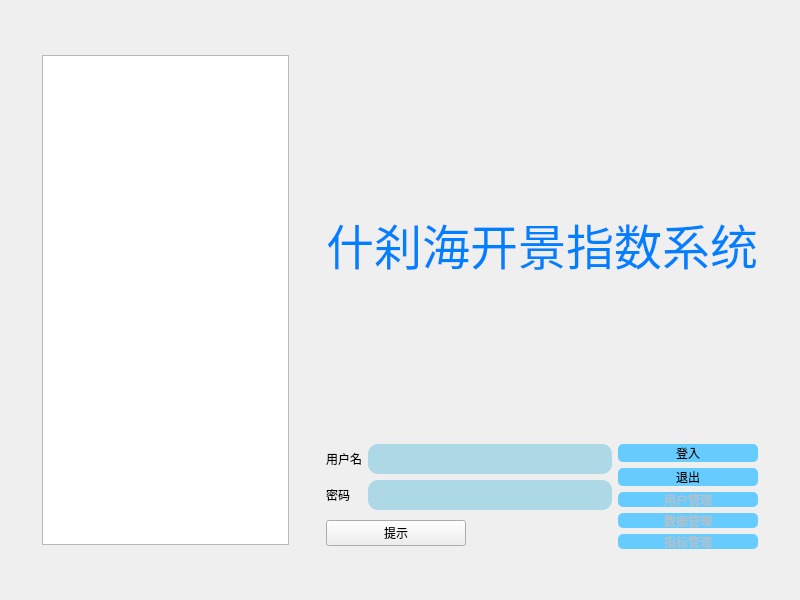
<?xml version="1.0" encoding="UTF-8"?>
<ui version="4.0">
 <class>login_Dialog</class>
 <widget class="QDialog" name="login_Dialog">
  <property name="geometry">
   <rect>
    <x>0</x>
    <y>0</y>
    <width>800</width>
    <height>600</height>
   </rect>
  </property>
  <property name="windowTitle">
   <string>登入窗口</string>
  </property>
  <property name="styleSheet">
   <string notr="true"/>
  </property>
  <property name="inputMethodHints">
   <set>Qt::ImhExclusiveInputMask</set>
  </property>
  <layout class="QGridLayout" name="gridLayout_3">
   <item row="1" column="1" rowspan="3">
    <widget class="QGraphicsView" name="xckj_graphicsView">
     <property name="maximumSize">
      <size>
       <width>16777215</width>
       <height>490</height>
      </size>
     </property>
     <property name="styleSheet">
      <string notr="true">background-image: url(:/qrc/image/qrc/image/face.png);</string>
     </property>
    </widget>
   </item>
   <item row="2" column="5" rowspan="2">
    <layout class="QGridLayout" name="gridLayout_2">
     <item row="2" column="0">
      <widget class="QPushButton" name="user_pushButton">
       <property name="enabled">
        <bool>false</bool>
       </property>
       <property name="minimumSize">
        <size>
         <width>0</width>
         <height>15</height>
        </size>
       </property>
       <property name="maximumSize">
        <size>
         <width>158</width>
         <height>16</height>
        </size>
       </property>
       <property name="styleSheet">
        <string notr="true">background-color: rgb(102, 204, 255);
subcontrol-position: center;
subcontrol-origin: padding;
border-radius: 5px;</string>
       </property>
       <property name="text">
        <string>用户管理</string>
       </property>
       <property name="icon">
        <iconset resource="kj.qrc">
         <normaloff>:/qrc/image/qrc/image/modify_icon.png</normaloff>:/qrc/image/qrc/image/modify_icon.png</iconset>
       </property>
      </widget>
     </item>
     <item row="0" column="0">
      <widget class="QPushButton" name="login_pushButton">
       <property name="enabled">
        <bool>true</bool>
       </property>
       <property name="styleSheet">
        <string notr="true">background-color: rgb(102, 204, 255);
subcontrol-position: center;
subcontrol-origin: padding;
border-radius: 5px;</string>
       </property>
       <property name="text">
        <string>登入</string>
       </property>
       <property name="icon">
        <iconset resource="kj.qrc">
         <normaloff>:/qrc/image/qrc/image/gotocell.png</normaloff>:/qrc/image/qrc/image/gotocell.png</iconset>
       </property>
      </widget>
     </item>
     <item row="3" column="0">
      <widget class="QPushButton" name="dataTrans_pushButton">
       <property name="enabled">
        <bool>false</bool>
       </property>
       <property name="minimumSize">
        <size>
         <width>0</width>
         <height>15</height>
        </size>
       </property>
       <property name="maximumSize">
        <size>
         <width>158</width>
         <height>16</height>
        </size>
       </property>
       <property name="styleSheet">
        <string notr="true">background-color: rgb(102, 204, 255);
subcontrol-position: center;
subcontrol-origin: padding;
border-radius: 5px;</string>
       </property>
       <property name="text">
        <string>数据管理</string>
       </property>
       <property name="icon">
        <iconset resource="kj.qrc">
         <normaloff>:/qrc/image/qrc/image/data_icon.png</normaloff>:/qrc/image/qrc/image/data_icon.png</iconset>
       </property>
      </widget>
     </item>
     <item row="5" column="0">
      <widget class="QPushButton" name="index_pushButton">
       <property name="enabled">
        <bool>false</bool>
       </property>
       <property name="minimumSize">
        <size>
         <width>0</width>
         <height>15</height>
        </size>
       </property>
       <property name="maximumSize">
        <size>
         <width>158</width>
         <height>16</height>
        </size>
       </property>
       <property name="styleSheet">
        <string notr="true">background-color: rgb(102, 204, 255);
subcontrol-position: center;
subcontrol-origin: padding;
border-radius: 5px;</string>
       </property>
       <property name="text">
        <string>指标管理</string>
       </property>
       <property name="icon">
        <iconset resource="kj.qrc">
         <normaloff>:/qrc/image/qrc/image/icon.png</normaloff>:/qrc/image/qrc/image/icon.png</iconset>
       </property>
      </widget>
     </item>
     <item row="1" column="0">
      <widget class="QPushButton" name="logout_pushButton">
       <property name="styleSheet">
        <string notr="true">background-color: rgb(102, 204, 255);
subcontrol-position: center;
subcontrol-origin: padding;
border-radius: 5px;</string>
       </property>
       <property name="text">
        <string>退出</string>
       </property>
       <property name="icon">
        <iconset resource="kj.qrc">
         <normaloff>:/qrc/image/qrc/image/exit_icon.png</normaloff>:/qrc/image/qrc/image/exit_icon.png</iconset>
       </property>
       <property name="autoRepeat">
        <bool>false</bool>
       </property>
      </widget>
     </item>
    </layout>
   </item>
   <item row="2" column="3" colspan="2">
    <layout class="QGridLayout" name="gridLayout">
     <item row="2" column="0">
      <widget class="QLabel" name="label">
       <property name="text">
        <string>&lt;html&gt;&lt;head/&gt;&lt;body&gt;&lt;p&gt;密码&lt;/p&gt;&lt;/body&gt;&lt;/html&gt;</string>
       </property>
      </widget>
     </item>
     <item row="0" column="1">
      <widget class="QLineEdit" name="name_lineEdit">
       <property name="styleSheet">
        <string notr="true">     border-width: 2px;
     border-radius: 10px;
     border-color: beige;
     font: bold 14px;
     min-width: 10em;
     padding: 6px;

background: lightblue</string>
       </property>
       <property name="inputMask">
        <string/>
       </property>
       <property name="text">
        <string/>
       </property>
      </widget>
     </item>
     <item row="2" column="1">
      <widget class="QLineEdit" name="password_lineEdit">
       <property name="styleSheet">
        <string notr="true">     border-width: 2px;
     border-radius: 10px;
     border-color: beige;
     font: bold 14px;
     min-width: 10em;
     padding: 6px;
background: lightblue</string>
       </property>
       <property name="inputMethodHints">
        <set>Qt::ImhHiddenText|Qt::ImhNoAutoUppercase|Qt::ImhNoPredictiveText|Qt::ImhSensitiveData</set>
       </property>
       <property name="inputMask">
        <string notr="true"/>
       </property>
       <property name="text">
        <string/>
       </property>
       <property name="frame">
        <bool>false</bool>
       </property>
       <property name="echoMode">
        <enum>QLineEdit::Password</enum>
       </property>
       <property name="readOnly">
        <bool>false</bool>
       </property>
      </widget>
     </item>
     <item row="0" column="0">
      <widget class="QLabel" name="label_2">
       <property name="text">
        <string>&lt;html&gt;&lt;head/&gt;&lt;body&gt;&lt;p&gt;用户名&lt;/p&gt;&lt;/body&gt;&lt;/html&gt;</string>
       </property>
      </widget>
     </item>
    </layout>
   </item>
   <item row="3" column="3">
    <widget class="QPushButton" name="hint_pushButton">
     <property name="styleSheet">
      <string notr="true"/>
     </property>
     <property name="text">
      <string>提示</string>
     </property>
     <property name="icon">
      <iconset resource="kj.qrc">
       <normaloff>:/qrc/image/qrc/image/passwd_icon.png</normaloff>:/qrc/image/qrc/image/passwd_icon.png</iconset>
     </property>
    </widget>
   </item>
   <item row="1" column="3" colspan="3">
    <widget class="QLabel" name="title_label">
     <property name="minimumSize">
      <size>
       <width>0</width>
       <height>71</height>
      </size>
     </property>
     <property name="maximumSize">
      <size>
       <width>800</width>
       <height>600</height>
      </size>
     </property>
     <property name="text">
      <string>&lt;!DOCTYPE HTML PUBLIC &quot;-//W3C//DTD HTML 4.0//EN&quot; &quot;http://www.w3.org/TR/REC-html40/strict.dtd&quot;&gt;
&lt;html&gt;&lt;head&gt;&lt;meta name=&quot;qrichtext&quot; content=&quot;1&quot; /&gt;&lt;style type=&quot;text/css&quot;&gt;
p, li { white-space: pre-wrap; }
&lt;/style&gt;&lt;/head&gt;&lt;body style=&quot; font-family:'.Lucida Grande UI'; font-size:13pt; font-weight:400; font-style:normal;&quot;&gt;
&lt;p style=&quot; margin-top:12px; margin-bottom:12px; margin-left:0px; margin-right:0px; -qt-block-indent:0; text-indent:0px;&quot;&gt;&lt;span style=&quot; font-size:36pt; color:#0080ff;&quot;&gt;什刹海开景指数系统&lt;/span&gt;&lt;/p&gt;&lt;/body&gt;&lt;/html&gt;</string>
     </property>
    </widget>
   </item>
   <item row="4" column="4">
    <spacer name="verticalSpacer">
     <property name="orientation">
      <enum>Qt::Vertical</enum>
     </property>
     <property name="sizeType">
      <enum>QSizePolicy::Fixed</enum>
     </property>
     <property name="sizeHint" stdset="0">
      <size>
       <width>40</width>
       <height>40</height>
      </size>
     </property>
    </spacer>
   </item>
   <item row="1" column="2">
    <spacer name="horizontalSpacer_2">
     <property name="orientation">
      <enum>Qt::Horizontal</enum>
     </property>
     <property name="sizeHint" stdset="0">
      <size>
       <width>40</width>
       <height>20</height>
      </size>
     </property>
    </spacer>
   </item>
   <item row="3" column="4">
    <widget class="QLabel" name="hint_label">
     <property name="text">
      <string>&lt;html&gt;&lt;head/&gt;&lt;body&gt;&lt;p&gt;&lt;br/&gt;&lt;/p&gt;&lt;/body&gt;&lt;/html&gt;</string>
     </property>
    </widget>
   </item>
   <item row="2" column="6">
    <spacer name="horizontalSpacer_3">
     <property name="orientation">
      <enum>Qt::Horizontal</enum>
     </property>
     <property name="sizeHint" stdset="0">
      <size>
       <width>40</width>
       <height>20</height>
      </size>
     </property>
    </spacer>
   </item>
   <item row="1" column="0">
    <spacer name="horizontalSpacer">
     <property name="orientation">
      <enum>Qt::Horizontal</enum>
     </property>
     <property name="sizeHint" stdset="0">
      <size>
       <width>40</width>
       <height>20</height>
      </size>
     </property>
    </spacer>
   </item>
   <item row="0" column="1">
    <spacer name="verticalSpacer_2">
     <property name="orientation">
      <enum>Qt::Vertical</enum>
     </property>
     <property name="sizeType">
      <enum>QSizePolicy::Fixed</enum>
     </property>
     <property name="sizeHint" stdset="0">
      <size>
       <width>20</width>
       <height>40</height>
      </size>
     </property>
    </spacer>
   </item>
  </layout>
 </widget>
 <tabstops>
  <tabstop>name_lineEdit</tabstop>
  <tabstop>password_lineEdit</tabstop>
  <tabstop>login_pushButton</tabstop>
  <tabstop>logout_pushButton</tabstop>
  <tabstop>user_pushButton</tabstop>
  <tabstop>dataTrans_pushButton</tabstop>
  <tabstop>index_pushButton</tabstop>
  <tabstop>hint_pushButton</tabstop>
  <tabstop>xckj_graphicsView</tabstop>
 </tabstops>
 <resources>
  <include location="kj.qrc"/>
 </resources>
 <connections/>
</ui>
